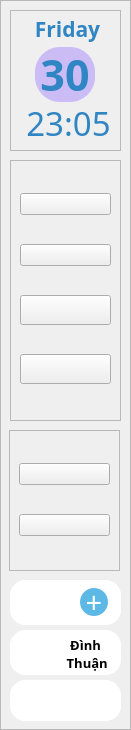
    <widget class="QFrame" name="frame_usual_app">
     <property name="geometry">
      <rect>
       <x>10</x>
       <y>10</y>
       <width>131</width>
       <height>730</height>
      </rect>
     </property>
     <property name="frameShape">
      <enum>QFrame::StyledPanel</enum>
     </property>
     <property name="frameShadow">
      <enum>QFrame::Raised</enum>
     </property>
     <widget class="QFrame" name="frame_coding_app">
      <property name="geometry">
       <rect>
        <x>9</x>
        <y>430</y>
        <width>111</width>
        <height>141</height>
       </rect>
      </property>
      <property name="frameShape">
       <enum>QFrame::StyledPanel</enum>
      </property>
      <property name="frameShadow">
       <enum>QFrame::Raised</enum>
      </property>
      <layout class="QVBoxLayout" name="verticalLayout_3">
       <item>
        <widget class="QPushButton" name="VSCodeButton">
         <property name="text">
          <string/>
         </property>
         <property name="icon">
          <iconset>
           <normaloff>:/IconApplication/Image/vscode.png</normaloff>:/IconApplication/Image/vscode.png</iconset>
         </property>
         <property name="iconSize">
          <size>
           <width>50</width>
           <height>50</height>
          </size>
         </property>
        </widget>
       </item>
       <item>
        <widget class="QPushButton" name="GithubButton">
         <property name="text">
          <string/>
         </property>
         <property name="icon">
          <iconset>
           <normaloff>:/IconApplication/Image/github.png</normaloff>:/IconApplication/Image/github.png</iconset>
         </property>
         <property name="iconSize">
          <size>
           <width>50</width>
           <height>50</height>
          </size>
         </property>
        </widget>
       </item>
      </layout>
     </widget>
     <widget class="QFrame" name="frame_Enter_app">
      <property name="geometry">
       <rect>
        <x>10</x>
        <y>160</y>
        <width>111</width>
        <height>261</height>
       </rect>
      </property>
      <property name="frameShape">
       <enum>QFrame::StyledPanel</enum>
      </property>
      <property name="frameShadow">
       <enum>QFrame::Raised</enum>
      </property>
      <layout class="QVBoxLayout" name="verticalLayout_2">
       <item>
        <widget class="QPushButton" name="ZaloButton">
         <property name="text">
          <string/>
         </property>
         <property name="icon">
          <iconset>
           <normaloff>:/IconApplication/Image/zalo.png</normaloff>:/IconApplication/Image/zalo.png</iconset>
         </property>
         <property name="iconSize">
          <size>
           <width>50</width>
           <height>50</height>
          </size>
         </property>
        </widget>
       </item>
       <item>
        <widget class="QPushButton" name="YoutubeButton">
         <property name="enabled">
          <bool>true</bool>
         </property>
         <property name="text">
          <string/>
         </property>
         <property name="icon">
          <iconset>
           <normaloff>:/IconApplication/Image/youtube.png</normaloff>:/IconApplication/Image/youtube.png</iconset>
         </property>
         <property name="iconSize">
          <size>
           <width>50</width>
           <height>47</height>
          </size>
         </property>
        </widget>
       </item>
       <item>
        <widget class="QPushButton" name="FacebookButton">
         <property name="font">
          <font>
           <family>Segoe UI Variable Text Semibold</family>
           <pointsize>11</pointsize>
           <bold>true</bold>
          </font>
         </property>
         <property name="text">
          <string/>
         </property>
         <property name="icon">
          <iconset>
           <normaloff>:/IconApplication/Image/facebook.png</normaloff>:/IconApplication/Image/facebook.png</iconset>
         </property>
         <property name="iconSize">
          <size>
           <width>48</width>
           <height>48</height>
          </size>
         </property>
        </widget>
       </item>
       <item>
        <widget class="QPushButton" name="GoogleButton">
         <property name="font">
          <font>
           <family>Segoe UI Variable Text Semibold</family>
           <pointsize>11</pointsize>
           <bold>true</bold>
          </font>
         </property>
         <property name="text">
          <string/>
         </property>
         <property name="icon">
          <iconset>
           <normaloff>:/IconApplication/Image/icons8-google-96.png</normaloff>:/IconApplication/Image/icons8-google-96.png</iconset>
         </property>
         <property name="iconSize">
          <size>
           <width>48</width>
           <height>48</height>
          </size>
         </property>
        </widget>
       </item>
      </layout>
     </widget>
     <widget class="QFrame" name="frame_info">
      <property name="geometry">
       <rect>
        <x>10</x>
        <y>630</y>
        <width>111</width>
        <height>45</height>
       </rect>
      </property>
      <property name="styleSheet">
       <string notr="true">#frame_info{
	background-color: white;
	border-radius: 15;
	border: 1px solid white;
}</string>
      </property>
      <property name="frameShape">
       <enum>QFrame::StyledPanel</enum>
      </property>
      <property name="frameShadow">
       <enum>QFrame::Raised</enum>
      </property>
      <widget class="QLabel" name="label_9">
       <property name="geometry">
        <rect>
         <x>15</x>
         <y>7</y>
         <width>31</width>
         <height>31</height>
        </rect>
       </property>
       <property name="styleSheet">
        <string notr="true">#label_9
{
	border-image: url(:/Icon/Image/Icon.jpg) 0 0 0 0 stretch stretch;
	border-radius: 15px;
	border: 1pxsolid white;
}</string>
       </property>
       <property name="text">
        <string/>
       </property>
      </widget>
      <widget class="QLabel" name="label_10">
       <property name="geometry">
        <rect>
         <x>50</x>
         <y>3</y>
         <width>51</width>
         <height>41</height>
        </rect>
       </property>
       <property name="font">
        <font>
         <family>SamsungOne 700</family>
         <pointsize>10</pointsize>
         <bold>true</bold>
        </font>
       </property>
       <property name="text">
        <string>Đình
 Thuận</string>
       </property>
       <property name="alignment">
        <set>Qt::AlignCenter</set>
       </property>
      </widget>
     </widget>
     <widget class="QFrame" name="frame_password_2">
      <property name="geometry">
       <rect>
        <x>10</x>
        <y>680</y>
        <width>111</width>
        <height>41</height>
       </rect>
      </property>
      <property name="styleSheet">
       <string notr="true">#frame_password_2{
	background-color: white;
	border-radius: 15;
	border: 1px solid white;
}</string>
      </property>
      <property name="frameShape">
       <enum>QFrame::StyledPanel</enum>
      </property>
      <property name="frameShadow">
       <enum>QFrame::Raised</enum>
      </property>
      <widget class="QPushButton" name="pushButton_menu">
       <property name="geometry">
        <rect>
         <x>15</x>
         <y>5</y>
         <width>30</width>
         <height>30</height>
        </rect>
       </property>
       <property name="styleSheet">
        <string notr="true">#pushButton_menu
{
	border: 0px solid white;
	background-color: white;
	border-radius: 15px;
}
#pushButton_menu::pressed
{
	background-color: #99FFFF;
	border-style: inset;
}
#pushButton_menu::hover
{
	background-color: #BBBBBB;
	border-style: inset;
}</string>
       </property>
       <property name="text">
        <string/>
       </property>
       <property name="icon">
        <iconset>
         <normaloff>:/Icon/Image/icons8-menu-48.png</normaloff>:/Icon/Image/icons8-menu-48.png</iconset>
       </property>
       <property name="iconSize">
        <size>
         <width>30</width>
         <height>30</height>
        </size>
       </property>
      </widget>
      <widget class="QPushButton" name="pushButton_login">
       <property name="geometry">
        <rect>
         <x>70</x>
         <y>5</y>
         <width>30</width>
         <height>30</height>
        </rect>
       </property>
       <property name="styleSheet">
        <string notr="true">#pushButton_login
{
	border: 0px solid white;
	background-color: white;
	border-radius: 10px;
}
#pushButton_login::pressed
{
	background-color: #99FFFF;
	border-style: inset;
}
#pushButton_login::hover
{
	background-color: #BBBBBB;
	border-style: inset;
}</string>
       </property>
       <property name="text">
        <string/>
       </property>
       <property name="icon">
        <iconset>
         <normaloff>:/Icon/Image/icons8-login-48.png</normaloff>:/Icon/Image/icons8-login-48.png</iconset>
       </property>
       <property name="iconSize">
        <size>
         <width>35</width>
         <height>35</height>
        </size>
       </property>
      </widget>
     </widget>
     <widget class="QFrame" name="frame_password">
      <property name="geometry">
       <rect>
        <x>10</x>
        <y>580</y>
        <width>111</width>
        <height>45</height>
       </rect>
      </property>
      <property name="styleSheet">
       <string notr="true">#frame_password{
	background-color: white;
	border-radius: 15;
	border: 1px solid white;
}</string>
      </property>
      <property name="frameShape">
       <enum>QFrame::StyledPanel</enum>
      </property>
      <property name="frameShadow">
       <enum>QFrame::Raised</enum>
      </property>
      <widget class="QPushButton" name="pushButton_Plus_pass">
       <property name="geometry">
        <rect>
         <x>70</x>
         <y>8</y>
         <width>28</width>
         <height>28</height>
        </rect>
       </property>
       <property name="font">
        <font>
         <family>SamsungOne 400</family>
         <pointsize>22</pointsize>
         <bold>false</bold>
        </font>
       </property>
       <property name="styleSheet">
        <string notr="true">#pushButton_Plus_pass
{
	border: 0px solid white;
	background-color: #5CB8E4;
	border-radius: 14px;
	color: white
}
#pushButton_Plus_pass::pressed
{
	background-color: #99FFFF;
	border-style: inset;
}
#pushButton_Plus_pass::hover
{
	background-color: #BBBBBB;
	border-style: inset;
}</string>
       </property>
       <property name="text">
        <string>+</string>
       </property>
       <property name="iconSize">
        <size>
         <width>40</width>
         <height>40</height>
        </size>
       </property>
      </widget>
      <widget class="QPushButton" name="pushButton_password">
       <property name="geometry">
        <rect>
         <x>15</x>
         <y>7</y>
         <width>30</width>
         <height>30</height>
        </rect>
       </property>
       <property name="styleSheet">
        <string notr="true">#pushButton_password
{
	border: 0px solid white;
	background-color: white;
	border-radius: 15px;
}
#pushButton_password::pressed
{
	background-color: #99FFFF;
	border-style: inset;
}
#pushButton_password::hover
{
	background-color: #BBBBBB;
	border-style: inset;
}</string>
       </property>
       <property name="text">
        <string/>
       </property>
       <property name="icon">
        <iconset>
         <normaloff>:/Icon/Image/icons8-password-48.png</normaloff>:/Icon/Image/icons8-password-48.png</iconset>
       </property>
       <property name="iconSize">
        <size>
         <width>30</width>
         <height>30</height>
        </size>
       </property>
      </widget>
     </widget>
     <widget class="QFrame" name="frame_day_time">
      <property name="geometry">
       <rect>
        <x>10</x>
        <y>10</y>
        <width>111</width>
        <height>141</height>
       </rect>
      </property>
      <property name="frameShape">
       <enum>QFrame::StyledPanel</enum>
      </property>
      <property name="frameShadow">
       <enum>QFrame::Raised</enum>
      </property>
      <widget class="QLabel" name="label_time">
       <property name="geometry">
        <rect>
         <x>15</x>
         <y>95</y>
         <width>87</width>
         <height>35</height>
        </rect>
       </property>
       <property name="font">
        <font>
         <family>SamsungOne 400</family>
         <pointsize>25</pointsize>
         <bold>false</bold>
        </font>
       </property>
       <property name="styleSheet">
        <string notr="true">color: #3085C3</string>
       </property>
       <property name="text">
        <string>23:05</string>
       </property>
       <property name="alignment">
        <set>Qt::AlignCenter</set>
       </property>
      </widget>
      <widget class="QLabel" name="label_thu">
       <property name="geometry">
        <rect>
         <x>15</x>
         <y>5</y>
         <width>85</width>
         <height>28</height>
        </rect>
       </property>
       <property name="font">
        <font>
         <family>SamsungOne 700</family>
         <pointsize>16</pointsize>
         <bold>true</bold>
         <underline>false</underline>
         <strikeout>false</strikeout>
        </font>
       </property>
       <property name="styleSheet">
        <string notr="true">color: #3085C3</string>
       </property>
       <property name="text">
        <string>Friday</string>
       </property>
       <property name="alignment">
        <set>Qt::AlignCenter</set>
       </property>
      </widget>
      <widget class="QLabel" name="label_sun">
       <property name="geometry">
        <rect>
         <x>75</x>
         <y>35</y>
         <width>21</width>
         <height>21</height>
        </rect>
       </property>
       <property name="styleSheet">
        <string notr="true">border-radius: 5px</string>
       </property>
       <property name="text">
        <string/>
       </property>
       <property name="scaledContents">
        <bool>true</bool>
       </property>
      </widget>
      <widget class="QLabel" name="label_night">
       <property name="geometry">
        <rect>
         <x>75</x>
         <y>75</y>
         <width>21</width>
         <height>21</height>
        </rect>
       </property>
       <property name="styleSheet">
        <string notr="true">border-radius: 5px</string>
       </property>
       <property name="text">
        <string/>
       </property>
       <property name="scaledContents">
        <bool>true</bool>
       </property>
      </widget>
      <widget class="QLabel" name="label_day">
       <property name="geometry">
        <rect>
         <x>25</x>
         <y>37</y>
         <width>60</width>
         <height>55</height>
        </rect>
       </property>
       <property name="font">
        <font>
         <family>SamsungOne 700</family>
         <pointsize>32</pointsize>
         <bold>true</bold>
        </font>
       </property>
       <property name="layoutDirection">
        <enum>Qt::LeftToRight</enum>
       </property>
       <property name="autoFillBackground">
        <bool>false</bool>
       </property>
       <property name="styleSheet">
        <string notr="true">color: #3085C3;
/*#F6F078*/
background-color:  #CBBCF6;
border-radius: 25px</string>
       </property>
       <property name="text">
        <string>30</string>
       </property>
       <property name="alignment">
        <set>Qt::AlignCenter</set>
       </property>
      </widget>
     </widget>
    </widget>
